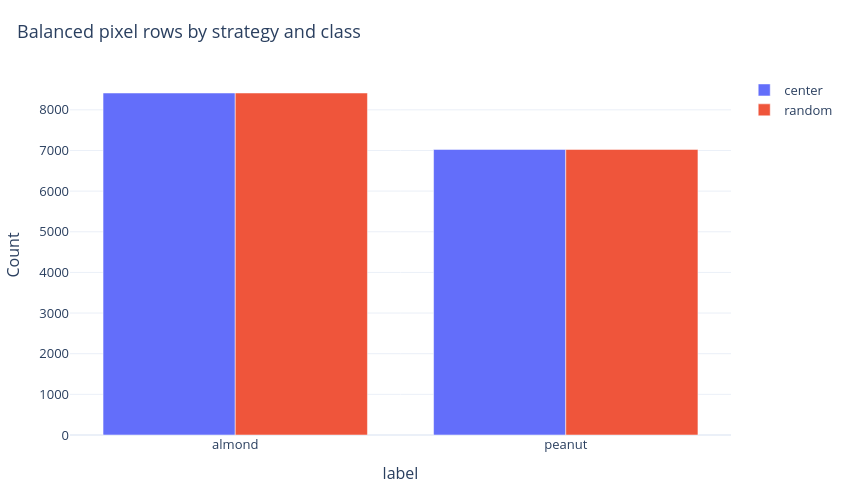

The cell this chart's notebook holds for it:
### Code cell
balanced_label_summary = (
    balanced_meta_df
    .groupby(["strategy", "label"], dropna=False)
    .size()
    .reset_index(name="n_rows")
    .sort_values(["strategy", "label"])
)

display(balanced_label_summary)

plot_counts_by_group(
    balanced_meta_df,
    group_col="strategy",
    category_col="label",
    title="Balanced pixel rows by strategy and class",
    show=True,
)

### Figure 1 — Plotly figure (JSON) as saved in the notebook; plotly's stock layout.template omitted (floating-point values rounded to 4 significant figures)
{"data": [{"customdata": [[8414], [7026]], "hovertemplate": "strategy: %{fullData.name}<br>label: %{x}<br>count: %{y}<br>n: %{customdata[0]}<extra></extra>", "marker": {"color": "#636EFA"}, "name": "center", "type": "bar", "x": ["almond", "peanut"], "y": [8414, 7026]}, {"customdata": [[8414], [7026]], "hovertemplate": "strategy: %{fullData.name}<br>label: %{x}<br>count: %{y}<br>n: %{customdata[0]}<extra></extra>", "marker": {"color": "#EF553B"}, "name": "random", "type": "bar", "x": ["almond", "peanut"], "y": [8414, 7026]}], "layout": {"barmode": "group", "font": {"size": 13}, "height": 500, "hoverlabel": {"namelength": -1}, "margin": {"b": 65, "l": 70, "r": 80, "t": 75}, "title": {"font": {"size": 18}, "text": "Balanced pixel rows by strategy and class", "x": 0.02}, "width": 850, "xaxis": {"title": {"text": "label"}}, "yaxis": {"title": {"text": "Count"}}}}
